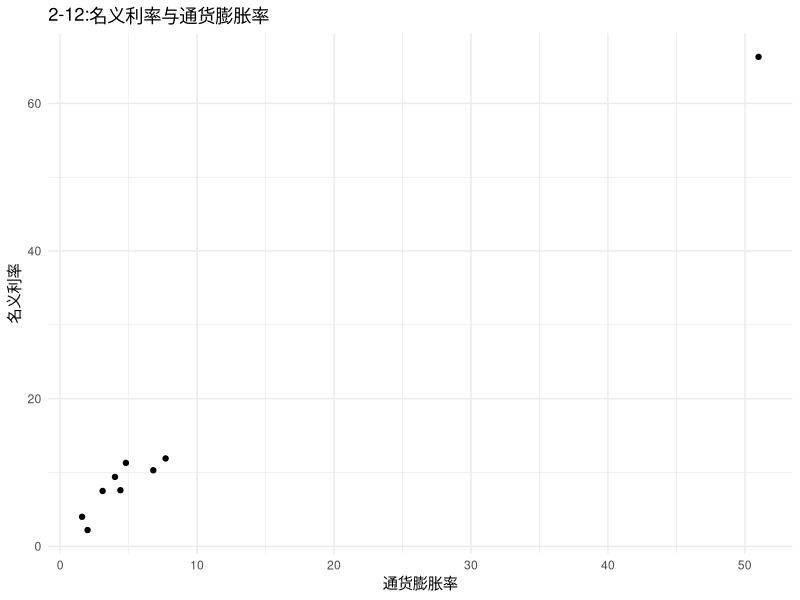
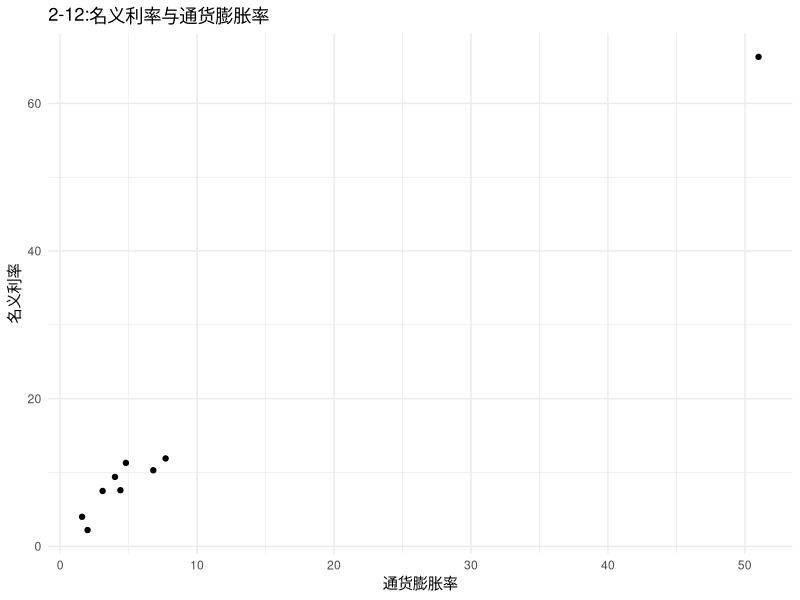

Generate these figures, in order, with R:
library(readxl)
library(ggplot2)
data <- read_excel("2data.xlsx", sheet = "12")

x <- data$x
y <- data$y

plot <- ggplot(data, aes(x = `x`, y = `y`)) +
    geom_point() +
    labs(
        title = "2-12:名义利率与通货膨胀率",
        x = "通货膨胀率",
        y = "名义利率"
    ) +
    theme_minimal()
print(plot)
ggsave("./img/2-12.jpg", plot = plot, width = 8, height = 6, dpi = 300)

print(summary(lm(y ~ x)))
